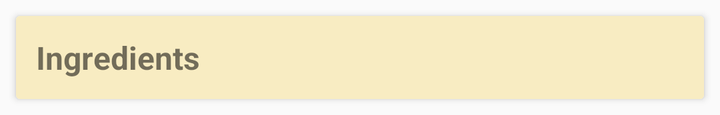
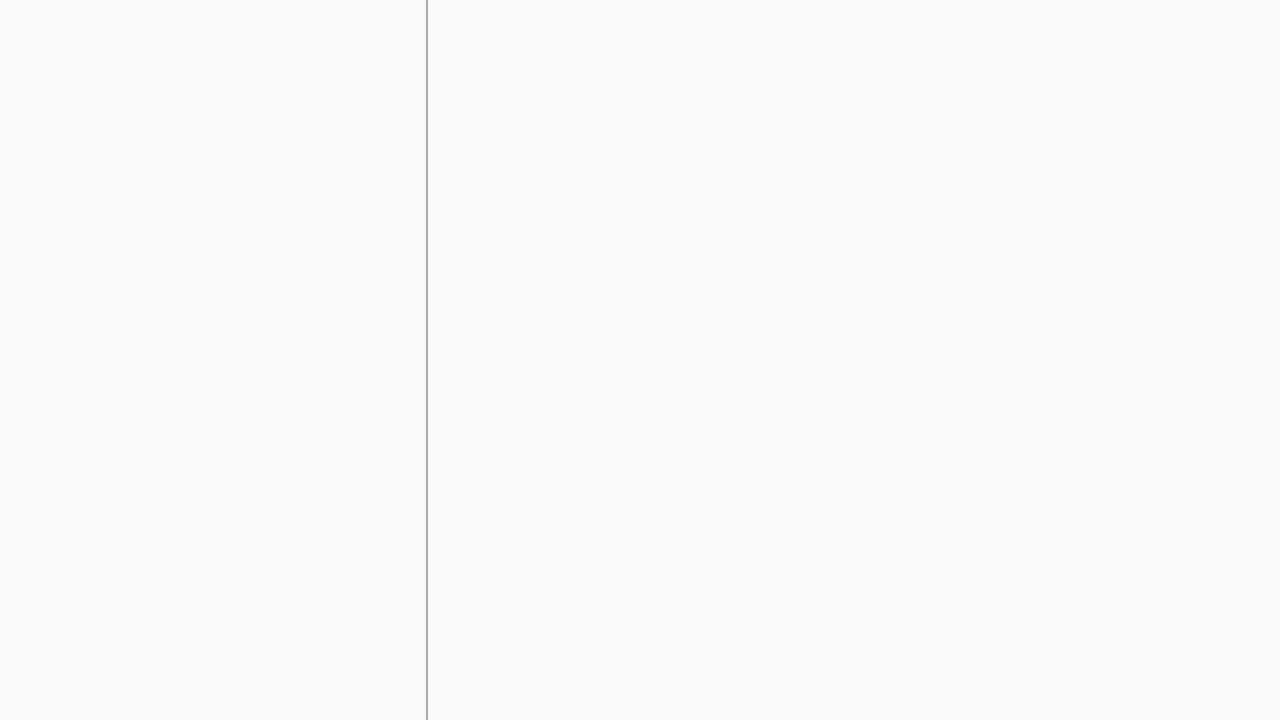

Compare how this app lays out the same screen by default and in its alternative resource folder. The renders come first, then the two layout files and the values they reference.
<!-- AndroidManifest.xml: application theme AppTheme -->
<!-- res/layout/activity_detail.xml -->
<?xml version="1.0" encoding="utf-8"?>
<android.support.v4.widget.NestedScrollView xmlns:android="http://schemas.android.com/apk/res/android"
    xmlns:tools="http://schemas.android.com/tools"
    android:layout_width="match_parent"
    android:layout_height="wrap_content">

    <LinearLayout
        android:layout_width="match_parent"
        android:layout_height="match_parent"
        android:orientation="vertical"
        tools:context=".ui.DetailActivity">

        <android.support.v7.widget.CardView
            style="@style/Widget.CardContent"
            android:layout_width="match_parent"
            android:layout_height="wrap_content"
            android:layout_margin="@dimen/card_margin"
            android:focusableInTouchMode="true">

            <LinearLayout
                android:layout_width="match_parent"
                android:layout_height="match_parent"
                android:background="@color/background_old_paper"
                android:orientation="vertical"
                android:padding="@dimen/padding_medium">

                <TextView
                    android:layout_width="match_parent"
                    android:layout_height="wrap_content"
                    android:text="@string/ingredients_title"
                    android:textSize="@dimen/text_sz_medium"
                    android:textStyle="bold" />

                <ListView
                    android:id="@+id/list_ingredients"
                    android:layout_width="fill_parent"
                    android:layout_height="wrap_content"
                    android:divider="#005b00"
                    android:dividerHeight="1dp" />

            </LinearLayout>
        </android.support.v7.widget.CardView>

        <FrameLayout
            android:id="@+id/steps_list_container"
            android:layout_width="match_parent"
            android:layout_height="match_parent" />

    </LinearLayout>

</android.support.v4.widget.NestedScrollView>
<!-- resources referenced by this layout -->
<resources>
  <color name="background_old_paper">#F8ECC2</color>
  <dimen name="card_margin">8dp</dimen>
  <dimen name="padding_medium">10dp</dimen>
  <dimen name="text_sz_medium">16sp</dimen>
  <string name="ingredients_title">Ingredients</string>
  <style name="Widget.CardContent" parent="android:Widget">
          <item name="android:paddingLeft">0dp</item>
          <item name="android:paddingRight">0dp</item>
          <item name="android:paddingTop">0dp</item>
          <item name="android:paddingBottom">0dp</item>
          <item name="android:orientation">vertical</item>
      </style>
  <style name="AppTheme" parent="Theme.AppCompat.Light.DarkActionBar">
          
          <item name="colorPrimary">@color/colorPrimary</item>
          <item name="colorPrimaryDark">@color/colorPrimaryDark</item>
          <item name="colorAccent">@color/colorAccent</item>
      </style>
  <color name="colorPrimary">#3F51B5</color>
  <color name="colorPrimaryDark">#303F9F</color>
  <color name="colorAccent">#FF4081</color>
</resources>
<!-- res/layout-w600dp/activity_detail.xml (the repository's variant of the layout above) -->
<!-- drawn on the phone turned sideways -->
<?xml version="1.0" encoding="utf-8"?>
<LinearLayout xmlns:android="http://schemas.android.com/apk/res/android"
    xmlns:tools="http://schemas.android.com/tools"
    android:layout_width="match_parent"
    android:layout_height="match_parent"
    android:baselineAligned="false"
    android:orientation="horizontal"
    android:weightSum="3"
    tools:context="com.udacity.agostinocoppolino.bakingapp.ui.DetailActivity">

    

    
    <LinearLayout
        android:layout_width="0dp"
        android:layout_height="match_parent"
        android:layout_weight="1"
        android:orientation="vertical">

        <FrameLayout
            android:id="@+id/ingredients_list_container"
            android:layout_width="match_parent"
            android:layout_height="wrap_content" />

        <FrameLayout
            android:id="@+id/steps_list_container"
            android:layout_width="match_parent"
            android:layout_height="match_parent" />

    </LinearLayout>

    
    <View
        android:layout_width="1dp"
        android:layout_height="match_parent"
        android:background="@android:color/darker_gray" />

    
    <FrameLayout
        android:id="@+id/step_container"
        android:layout_width="0dp"
        android:layout_height="match_parent"
        android:layout_weight="2"
        android:paddingBottom="@dimen/activity_vertical_margin"
        android:paddingLeft="@dimen/activity_horizontal_margin"
        android:paddingRight="@dimen/activity_horizontal_margin"
        android:paddingTop="@dimen/activity_vertical_margin" />


</LinearLayout>
<!-- resources referenced by the variant -->
<!-- as the phone turned sideways resolves them -->
<resources>
  <dimen name="activity_horizontal_margin">16dp</dimen>
  <dimen name="activity_vertical_margin">16dp</dimen>
  <style name="AppTheme" parent="Theme.AppCompat.Light.DarkActionBar">
          
          <item name="colorPrimary">@color/colorPrimary</item>
          <item name="colorPrimaryDark">@color/colorPrimaryDark</item>
          <item name="colorAccent">@color/colorAccent</item>
      </style>
  <color name="colorPrimary">#3F51B5</color>
  <color name="colorPrimaryDark">#303F9F</color>
  <color name="colorAccent">#FF4081</color>
</resources>
